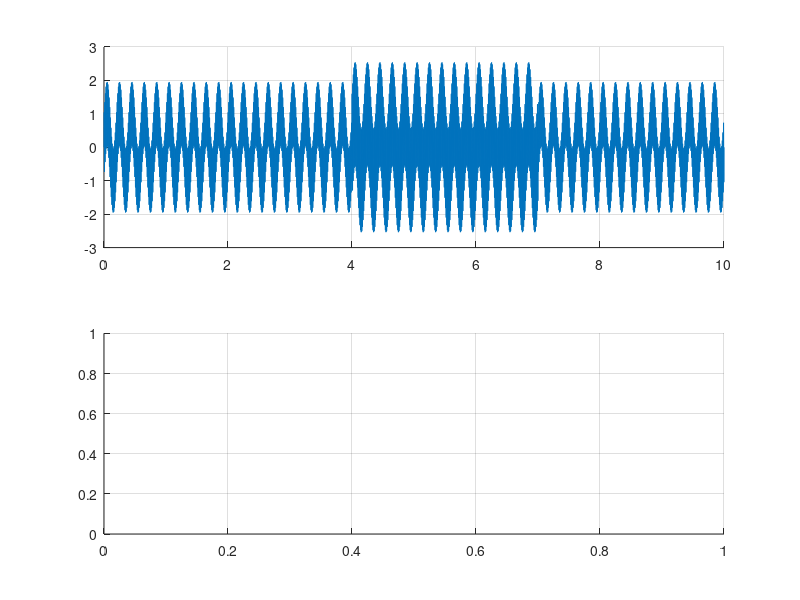

Write MATLAB code to recreate this figure. (Note: this script raises an error after producing the figure.)
% Beispiel für FFT-Filterung eines geplotteten Signals

% Anleitung:
% Zoomen in oberem Fenster und Verschieben des Bereichs aktualisiert das
% FFT-Diagramm

% Alexander Tödtheide, toedtheide@irt.uni-hannover.de, 2015-06
% Moritz Schappler, moritz.schappler@imes.uni-hannover.de, 2018-03
% (C) Institut für mechatronische Systeme, Universität Hannover

clear; close all; clc
if isempty(which('hamming'))
  warning('Signal Processing Toolbox nicht installiert. Test nicht durchführbar');
  return
end
%% Generate data

t_smpl = 1e-3;
t = 0:t_smpl:10;
y1 = sin(2*pi*5*t);
y2 = sin(2*pi*100*t);

I = (t>4 & t<7)';
y3 = sin(2*pi*200*t(I));

y = y1+y2; % Grundsignal
y(I) = y(I)+y3; % zusätzliche kurzzeitige Störung 

%% Plot vorbereiten
figure(1);clf;
axhdl = NaN(2,1);
axhdl(1) = subplot(2,1,1);hold on;
linhdl = NaN(1,1);
linhdl(1,1) = plot(t, y);
grid on;

axhdl(2) = subplot(2,1,2);hold on;
grid on;

%% FFT hinzufügen
plot_fft(axhdl(1), axhdl(2), linhdl);
